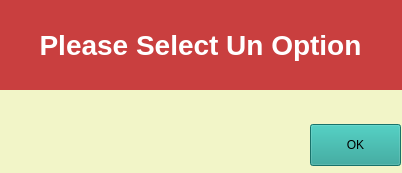
<?xml version="1.0" encoding="UTF-8"?>
<ui version="4.0">
 <class>Error</class>
 <widget class="QWidget" name="Error">
  <property name="geometry">
   <rect>
    <x>0</x>
    <y>0</y>
    <width>402</width>
    <height>173</height>
   </rect>
  </property>
  <property name="windowTitle">
   <string>Error</string>
  </property>
  <property name="styleSheet">
   <string notr="true">background-color:#F2F5C8;</string>
  </property>
  <widget class="QWidget" name="verticalLayoutWidget">
   <property name="geometry">
    <rect>
     <x>-10</x>
     <y>-1</y>
     <width>421</width>
     <height>91</height>
    </rect>
   </property>
   <layout class="QVBoxLayout" name="verticalLayout">
    <item>
     <widget class="QLabel" name="label">
      <property name="font">
       <font>
        <pointsize>21</pointsize>
        <weight>75</weight>
        <bold>true</bold>
       </font>
      </property>
      <property name="styleSheet">
       <string notr="true">background-color: rgb(201, 63, 63);
color:#FFF;</string>
      </property>
      <property name="text">
       <string>Please Select Un Option</string>
      </property>
      <property name="alignment">
       <set>Qt::AlignCenter</set>
      </property>
     </widget>
    </item>
   </layout>
  </widget>
  <widget class="QWidget" name="verticalLayoutWidget_10">
   <property name="geometry">
    <rect>
     <x>310</x>
     <y>110</y>
     <width>91</width>
     <height>71</height>
    </rect>
   </property>
   <layout class="QVBoxLayout" name="verticalLayout_14">
    <item>
     <widget class="QPushButton" name="pushButton_2">
      <property name="minimumSize">
       <size>
        <width>0</width>
        <height>42</height>
       </size>
      </property>
      <property name="accessibleName">
       <string>NextButton</string>
      </property>
      <property name="styleSheet">
       <string notr="true">background-color: rgb(33, 159, 148);</string>
      </property>
      <property name="text">
       <string>OK</string>
      </property>
     </widget>
    </item>
   </layout>
  </widget>
 </widget>
 <resources/>
 <connections/>
</ui>
